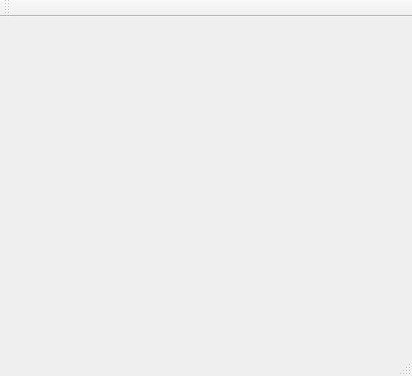
<?xml version="1.0" encoding="UTF-8"?>
<ui version="4.0">
 <class>MainWindow</class>
 <widget class="QMainWindow" name="MainWindow">
  <property name="geometry">
   <rect>
    <x>0</x>
    <y>0</y>
    <width>412</width>
    <height>376</height>
   </rect>
  </property>
  <property name="windowTitle">
   <string>MainWindow</string>
  </property>
  <widget class="QWidget" name="centralWidget">
   <widget class="QStackedWidget" name="stackedWidget">
    <property name="geometry">
     <rect>
      <x>10</x>
      <y>-10</y>
      <width>391</width>
      <height>321</height>
     </rect>
    </property>
    <property name="currentIndex">
     <number>-1</number>
    </property>
   </widget>
  </widget>
  <widget class="QMenuBar" name="menuBar">
   <property name="geometry">
    <rect>
     <x>0</x>
     <y>0</y>
     <width>412</width>
     <height>26</height>
    </rect>
   </property>
  </widget>
  <widget class="QToolBar" name="mainToolBar">
   <attribute name="toolBarArea">
    <enum>TopToolBarArea</enum>
   </attribute>
   <attribute name="toolBarBreak">
    <bool>false</bool>
   </attribute>
  </widget>
  <widget class="QStatusBar" name="statusBar"/>
 </widget>
 <layoutdefault spacing="6" margin="11"/>
 <resources/>
 <connections/>
</ui>
